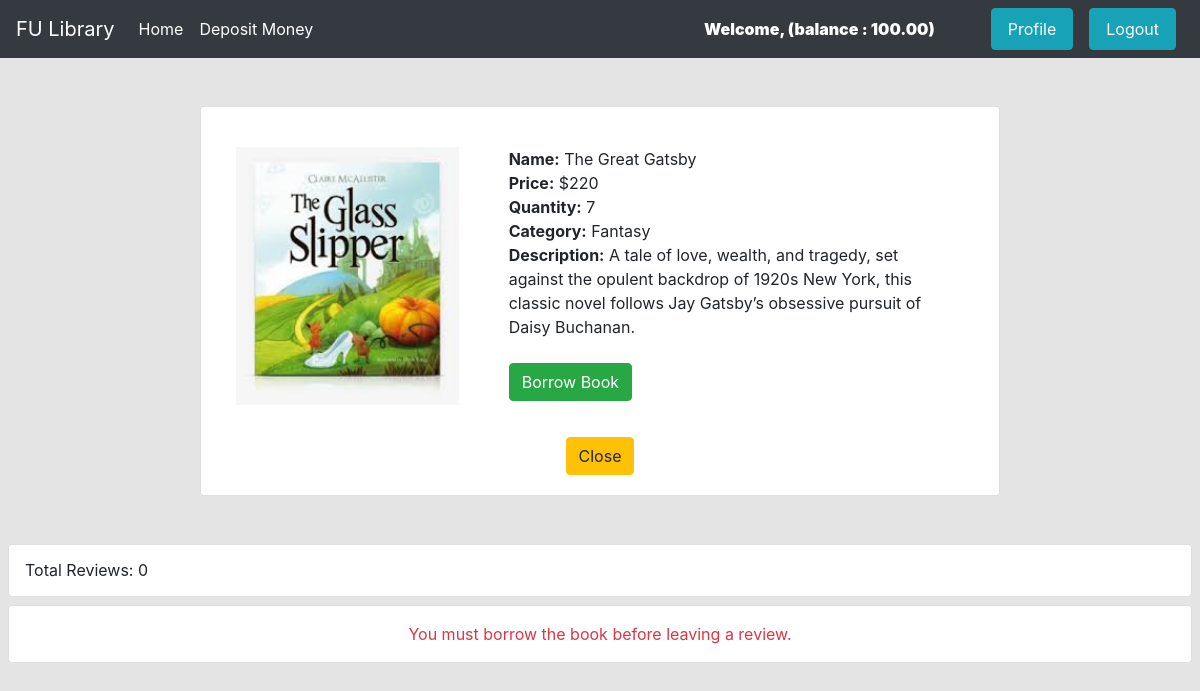
/books/details/6 (signed in), run on the app's committed database.
### account/models.py (models this page shows, shortened)
class Deposit(models.Model):
    user=models.OneToOneField(User,on_delete=models.CASCADE, related_name='user_account')
    account_no=models.IntegerField(unique=True, default=1000)
    balance=models.DecimalField(default=0,max_digits=12,decimal_places=2)
    balance_after_tranjections = models.DecimalField(max_digits=12,decimal_places=2,null=True,blank=True)

### books/models.py (models this page shows, shortened)
class Book(models.Model):
    title = models.CharField(max_length=100)
    price = models.IntegerField()
    details = models.TextField()
    quantity = models.IntegerField(default=1)
    category = models.ForeignKey(Category, on_delete=models.CASCADE, related_name='books')
    user = models.ForeignKey(User, on_delete=models.SET_NULL, blank=True, null=True)
    image = models.ImageField(upload_to='uploads/', blank=True, null=True)

### category/models.py (models this page shows)
class Category(models.Model):
    name = models.CharField(max_length=100, unique=True)
    slug = models.SlugField(max_length=100, unique=True, null=True, blank=True)
    def __str__(self):
        return self.name

### books/views.py (the view, shortened to what this page needs)
# urls.py: path('details/<int:id>', views.DetailsBookView.as_view(), name = 'details_book'),
@method_decorator(login_required, name='dispatch')
class DetailsBookView(DetailView):
    model = models.Book
    pk_url_kwarg = 'id'
    template_name = 'books/book_details.html'
    def get_context_data(self, **kwargs):
        context = super().get_context_data(**kwargs)
        book = self.object  # The Book object from the detail view
        reviews = book.reviews.all()
        review_form = forms.ReviewForm()
        has_borrowed = Borrow_book.objects.filter(user=self.request.user, buy_book=book).exists()
        context["reviews"] = reviews
        context["review_form"] = review_form
        context["has_borrowed"] = has_borrowed  # Add this to check in the template
        return context

### books/templates/books/book_details.html (shortened to what this page needs)
{% extends 'core/base.html' %}
{% load crispy_forms_tags %}
{% load static %}
{% block content %}
<div class="card h-100 col-12 col-md-8 mx-auto my-5">
    <div class="card-body d-flex flex-column justify-content-center">
        <div class="row">
            <div class="col-12 col-md-4 d-flex justify-content-center mb-3">
                <img src="{{ book.image.url }}" style="width: auto; height: auto; margin-top: 20px;" alt="Book image">
            </div>
            <div class="col-12 col-md-8">
                <div class="card-body ">
                    <p class="card-text"><b>Name:</b> {{ book.title }}</p>
                    <p class="card-text"><b>Price:</b> ${{ book.price }}</p>
                    <p class="card-text"><b>Quantity:</b> {{ book.quantity }}</p>
                    <p class="card-text"><b>Category:</b> {{ book.category }}</p>
                    <p class="card-text mb-4"><b>Description:</b> {{ book.details }}</p>
                    {% if user.is_authenticated %}
                    <form method="post" action="{% url 'borrow_book' book.id %}">
                        {% if book.quantity == 0 %}
                        <h2 class="text-center text-danger mt-3">Out of Stock</h2>
                        {% else %}
                        <button type="submit" class="btn btn-success mt-auto">Borrow Book</button>
                        {% endif %}
                    </form>
                    {% endif %}
                </div>
            </div>
        </div>
        <div class="d-flex justify-content-center mt-3">
            <a href="{% url 'homepage' %}" class="btn btn-warning">Close</a>
        </div>
    </div>
</div>
{% if user.is_authenticated %}
    <div class="card m-2">
        <h5 class="p-3">Total Reviews: {{ reviews | length }}</h5>
    </div>
    {% if has_borrowed %}
    <div class="card m-2">
        <div class="card-body">
            <h1>Add Review</h1>
            <form method="post">
                {% csrf_token %}
                {{ review_form | crispy }}
                <button class="btn btn-warning">Submit</button>
            </form>
        </div>
    </div>
    {% else %}
    <div class="card m-2">
        <p class="text-danger text-center p-3">You must borrow the book before leaving a review.</p>
    </div>
    {% endif %}
{% endif %}
{% endblock %}

### core/templates/core/base.html (shortened to what this page needs)
<!doctype html>
<html lang="en">
    <head>
        <link rel="stylesheet"
            href="https://cdn.jsdelivr.net/npm/bootstrap@4.0.0/dist/css/bootstrap.min.css"
>
        <link href="https://unpkg.com/tailwindcss@^1.0/dist/tailwind.min.css" rel="stylesheet">
    </head>
    <body style="background-color : #e4e4e4">
        <nav class="navbar navbar-expand-lg navbar-dark bg-dark">
            <a class="navbar-brand" href="#">FU Library</a>
            <div class="collapse navbar-collapse justify-content-between"
                id="navbarTogglerDemo02">
                <ul class="navbar-nav mr-auto mt-2 mt-lg-0">
                    <li class="nav-item active">
                        <a class="nav-link" href="{% url 'homepage' %}">Home
                                </a>
                    </li>
                    {% if request.user.is_authenticated %}
                    <li class="nav-item active">
                        <a href="{% url 'deposit' %}" class="nav-link">
                            Deposit Money
                        </a>
                    </li>
                    {% endif %}
                </ul>
                <div class="d-flex">
                    <ul class="navbar-nav mr-auto mt-2 mt-lg-0">
                        {% if request.user.is_authenticated %}
                        <div class="text-white my-auto font-black px-5">Welcome, {{ request.user.first_name }} (balance : {{request.user.user_account.balance}}) </div>
                        <li class="nav-item active">
                            <a class="nav-link btn btn-info mx-2 px-3"
                                href="{% url 'profile' %}">Profile</a>
                        </li>
                        <li class="nav-item active">
                            <a class="nav-link btn btn-info mx-2 px-3"
                                href="{% url 'user_logout' %}">Logout</a>
                        </li>
                        {% endif %}
                    </ul>
                </div>
            </div>
        </nav>
        {% block content %}
        {% endblock %}
    </body>
</html>

### data on the page
Book: image (picture), title "The Great Gatsby", price "220", quantity "7", category "Fantasy", details "A tale of love, wealth, and tragedy, set against the opulent backdrop of 1920s New York, this classic novel follows Jay Gatsby’s obsessive pursuit of Daisy Buchanan."

### other printed values
{{ request.user.user_account.balance }} "100.00"
{{ reviews | length }} "0"
